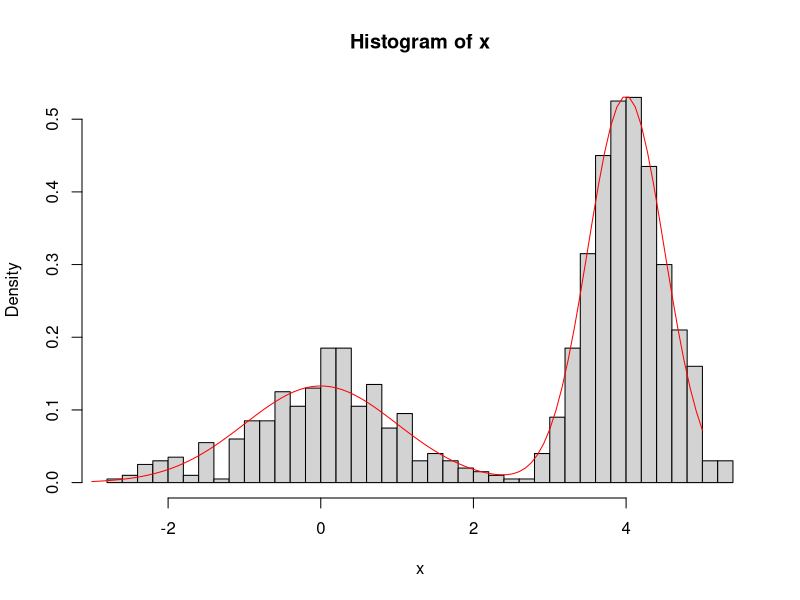

Reproduce this figure in R. (Note: this script raises an error after producing the figure.)
## ---- chunk 1
parameters <- list()
parameters$pi <- c(1/3, 2/3)
parameters$mean <- c(0, 4)
parameters$sd <- c(1, 0.5)

rmultinom(1, 1000, parameters$pi) -> effectifs

x <- c()
for (k in 1:length(parameters$mean)) {
  x <- c(x, rnorm(effectifs[k], mean=parameters$mean[k], sd=parameters$sd[k]))
}
## ---- chunk 2
hist(x, 50, prob=TRUE)
curve(1/3 * dnorm(x, mean=0, sd=1) + 2/3 * dnorm(x, mean=4, sd=1/2), -3, 5, col="red", add=TRUE)
## ---- chunk 3
z <- rep(c(1,2), effectifs) # true classes
X <- data.frame(V1=x)

kmeans(X, 2, nstart=30, iter.max=100) -> res
res$centers
res$cluster

sum(res$cluster != z)
mean(res$cluster != z)

table(z, kmeans=res$cluster)
## ---- chunk 4
mean(x[z==1])
mean(x[z==2])
mean(x[res$cluster==2])
mean(x[res$cluster==1])

sd(x[z==1])
sd(x[z==2])
sd(x[res$cluster==2])
sd(x[res$cluster==1])
## ---- chunk 5
Mclust(X, G=1:5) -> result
plot(result, "BIC")
plot(result, "BIC", model="V")

Mclust(X, G=1:5, model="V") -> result
table(z, result$classification)

Mclust(X, G=2, model="E") -> result
